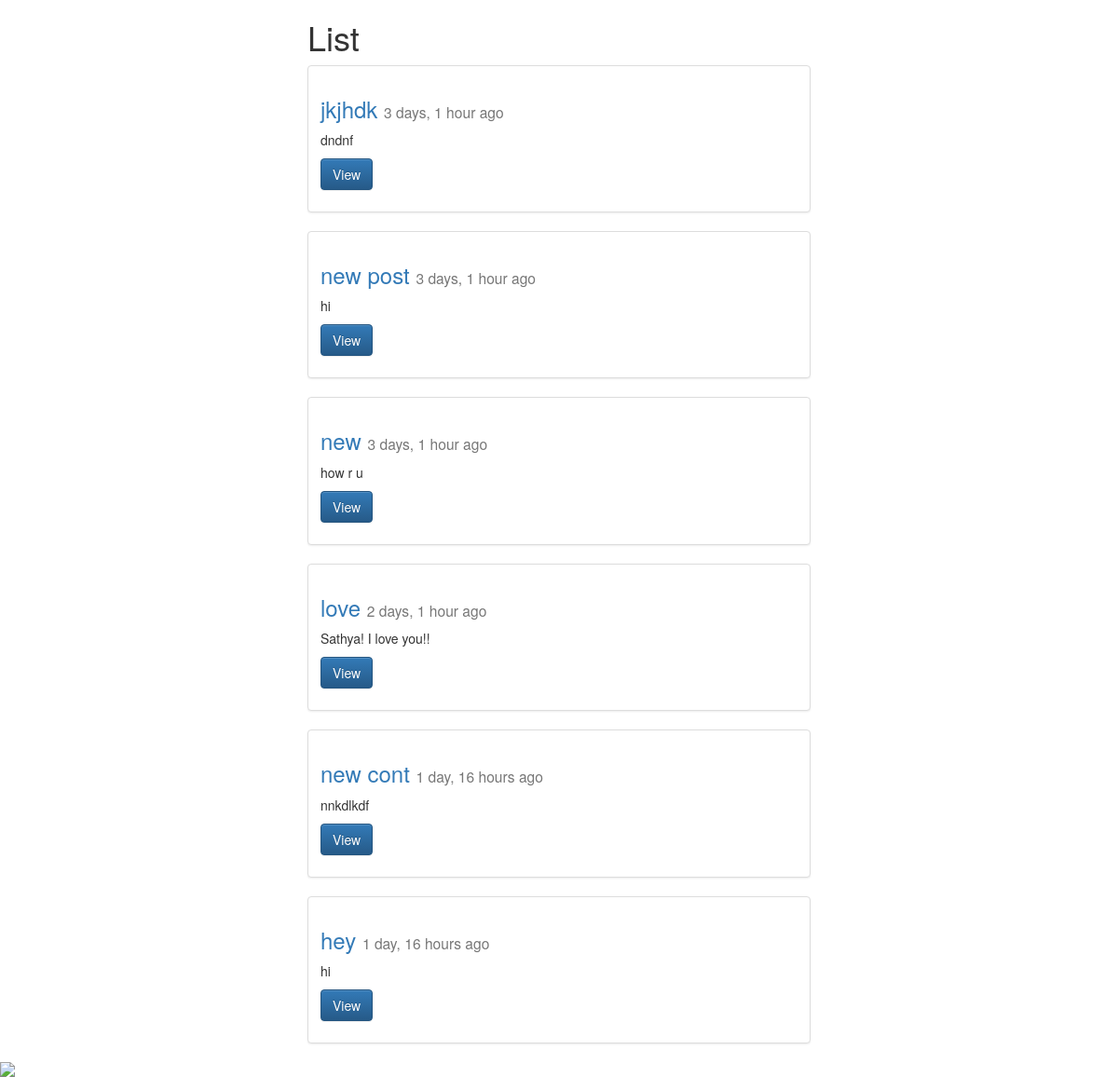
The app's page /posts/, older data.
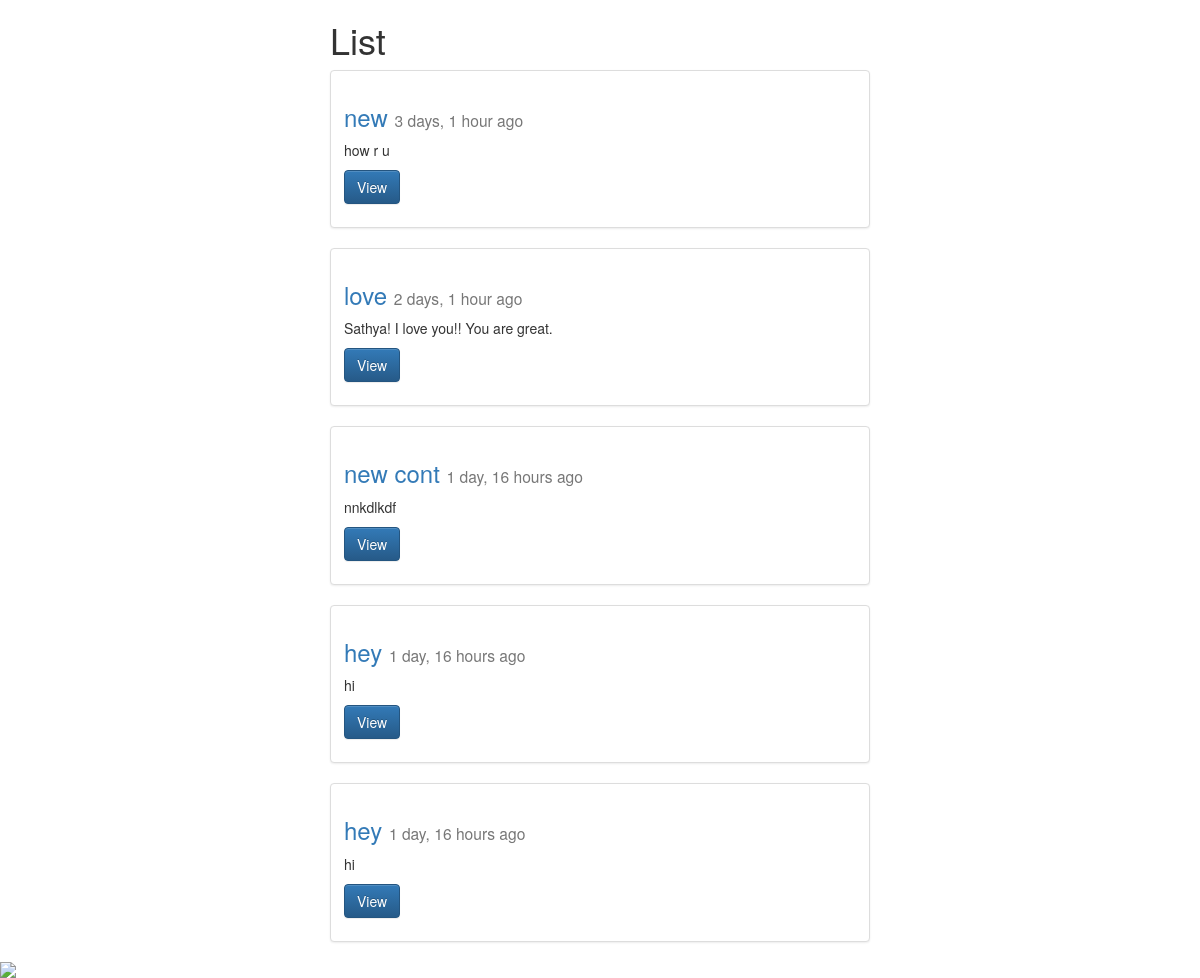
The same page, newer data.
### posts/models.py (models this page shows, shortened)
class Post(models.Model):
	title = models.CharField(max_length=120)
	content=models.TextField()
	updated = models.DateTimeField(auto_now=True, auto_now_add=False)
	timestamp = models.DateTimeField(auto_now=False,auto_now_add=True)
	def get_absolute_url(self):
		return reverse("posts:detail",kwargs={"id":self.id})

### posts/views.py (the view)
def post_list(request):
	queryset=Post.objects.all()
	context={
		"object_list":queryset,
		"title" :"List"
	}
	'''if request.user.is_authenticated():
		context = {
			"title" : "My user List"
		}
	else:

		context = {
			"title" : "detail"
		}'''
	return render(request,"post_list.html",context)

### templates/post_list.html (shortened to what this page needs)
{% extends "base.html" %}
{% block content %}
<div class='col-sm-6 col-sm-offset-3'>
	<h1>{{ title }} </h1>
{% for obj in object_list %}
<div class="row">
 <div class="col-sm-12">
    <div class="thumbnail">
      <div class="caption">
        <h3><a href= '{{ obj.get_absolute_url }}'> {{obj.title}}</a> <small>{{ obj.timestamp|timesince}} ago </small> </h3>
        <p>{{obj.content|linebreaks|truncatechars:120}}</p>
        <p><a href="{{ obj.get_absolute_url }}" class="btn btn-primary" role="button">View</a></p>
      </div>
    </div>
  </div>
</div>
{% endfor %}
</div>
{% endblock content %}

### templates/base.html (shortened to what this page needs)
{% load staticfiles %}
<html>
<head>
<link rel="stylesheet" href="https://maxcdn.bootstrapcdn.com/bootstrap/3.3.6/css/bootstrap.min.css">
<link rel="stylesheet" href="https://maxcdn.bootstrapcdn.com/bootstrap/3.3.6/css/bootstrap-theme.min.css">
<link rel ='stylesheet' href='{% static "css/base.css" %}' />
</head>
<body>
<div class='container'>
{% block content %}{% endblock content %}
</div>
<img src= '{% static "img/beach.jpg" %}'/>
</body>
</html>

Row changes from the older to the newer data that the page shows:
removed Post: title "jkjhdk", timestamp "3 days, 1 hour", content "dndnf"
removed Post: title "new post", timestamp "3 days, 1 hour", content "hi"
changed Post "love": content "Sathya! I love you!!" → "Sathya! I love you!! You are great."
added Post: title "hey", timestamp "1 day, 16 hours", content "hi"
